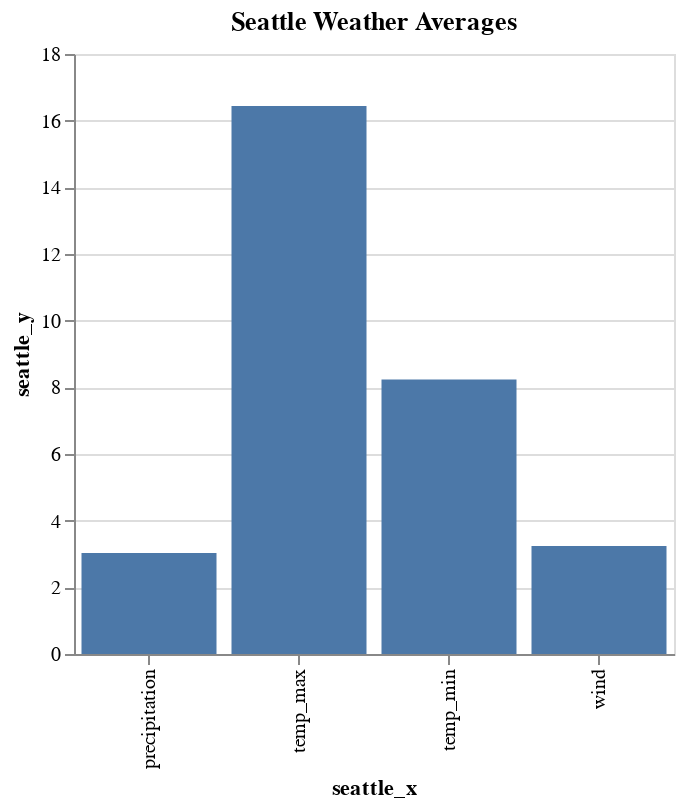

Notebook cell for this chart:
### Code cell
import altair

sw_means = pd.DataFrame({"seattle_x": ['precipitation',	'temp_max',	'temp_min',	'wind'],
                        "seattle_y": [seattle_weather.precipitation.mean(),
                                     seattle_weather.temp_max.mean(),
                                     seattle_weather.temp_min.mean(),
                                     seattle_weather.wind.mean()]})

chart = altair.Chart(sw_means, width=300).mark_bar().encode(x="seattle_x",y="seattle_y").properties(title="Seattle Weather Averages")

chart

### Figure 1 — Vega-Lite specification as saved in the notebook (floating-point values rounded to 4 significant figures)
{"config": {"view": {"continuousWidth": 400, "continuousHeight": 300}}, "data": {"name": "data-1e140d36323e993d66dabea22606ba3a"}, "mark": "bar", "encoding": {"x": {"type": "nominal", "field": "seattle_x"}, "y": {"type": "quantitative", "field": "seattle_y"}}, "title": "Seattle Weather Averages", "width": 300, "$schema": "https://vega.github.io/schema/vega-lite/v4.8.1.json", "datasets": {"data-1e140d36323e993d66dabea22606ba3a": [{"seattle_x": "precipitation", "seattle_y": 3.029}, {"seattle_x": "temp_max", "seattle_y": 16.44}, {"seattle_x": "temp_min", "seattle_y": 8.235}, {"seattle_x": "wind", "seattle_y": 3.241}]}}
